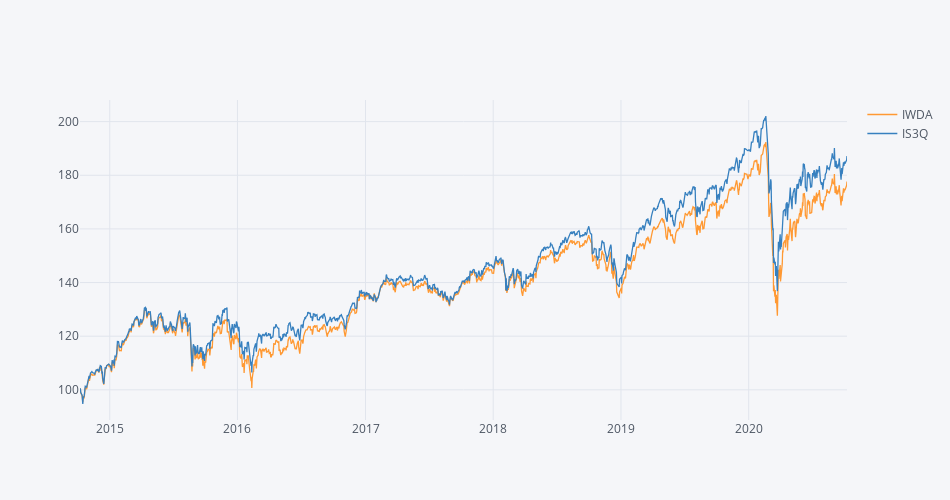

The notebook cell this image was saved under:
### Markdown cell above
Tal como no post 1 podemos fazer o gráfico com as cotações ou o gráfico de crecimento. Contudo em vez de usarmos outra função podemos usar directamente na função de download das cotações ao colocarmos a opção *growth_index=True*.

### Code cell
names = ['iShares Core MSCI World UCITS', 'iShares MSCI World Quality Factor UCITS']
countries = ['netherlands', 'germany']
colnames = ['IWDA', 'IS3Q']


etfs = pl.get_quotes_investing_etf(names=names, countries=countries, colnames=colnames,
                                  begin='1990-01-01', end='2025-01-01',
                                  growth_index=True)

etfs.iplot(dimensions=pl.dimensions)

### Figure 1 — Plotly figure (JSON) as saved in the notebook; plotly's stock layout.template omitted (floating-point values rounded to 4 significant figures; data arrays with more than 128 entries replaced by an {"elided": "..."} marker saying what was removed)
{"data": [{"line": {"color": "rgba(255, 153, 51, 1.0)", "dash": "solid", "shape": "linear", "width": 1.3}, "mode": "lines", "name": "IWDA", "text": "", "type": "scatter", "x": {"elided": "1511 str values"}, "y": {"elided": "1511 float values"}}, {"line": {"color": "rgba(55, 128, 191, 1.0)", "dash": "solid", "shape": "linear", "width": 1.3}, "mode": "lines", "name": "IS3Q", "text": "", "type": "scatter", "x": {"elided": "1511 str values"}, "y": {"elided": "1511 float values"}}], "layout": {"height": 500, "legend": {"bgcolor": "#F5F6F9", "font": {"color": "#4D5663"}}, "paper_bgcolor": "#F5F6F9", "plot_bgcolor": "#F5F6F9", "title": {"font": {"color": "#4D5663"}}, "width": 950, "xaxis": {"autorange": true, "gridcolor": "#E1E5ED", "range": ["2014-10-08", "2020-10-08"], "showgrid": true, "tickfont": {"color": "#4D5663"}, "title": {"font": {"color": "#4D5663"}, "text": ""}, "type": "date", "zerolinecolor": "#E1E5ED"}, "yaxis": {"autorange": true, "gridcolor": "#E1E5ED", "range": [88.76, 208.1], "showgrid": true, "tickfont": {"color": "#4D5663"}, "title": {"font": {"color": "#4D5663"}, "text": ""}, "type": "linear", "zerolinecolor": "#E1E5ED"}}}
